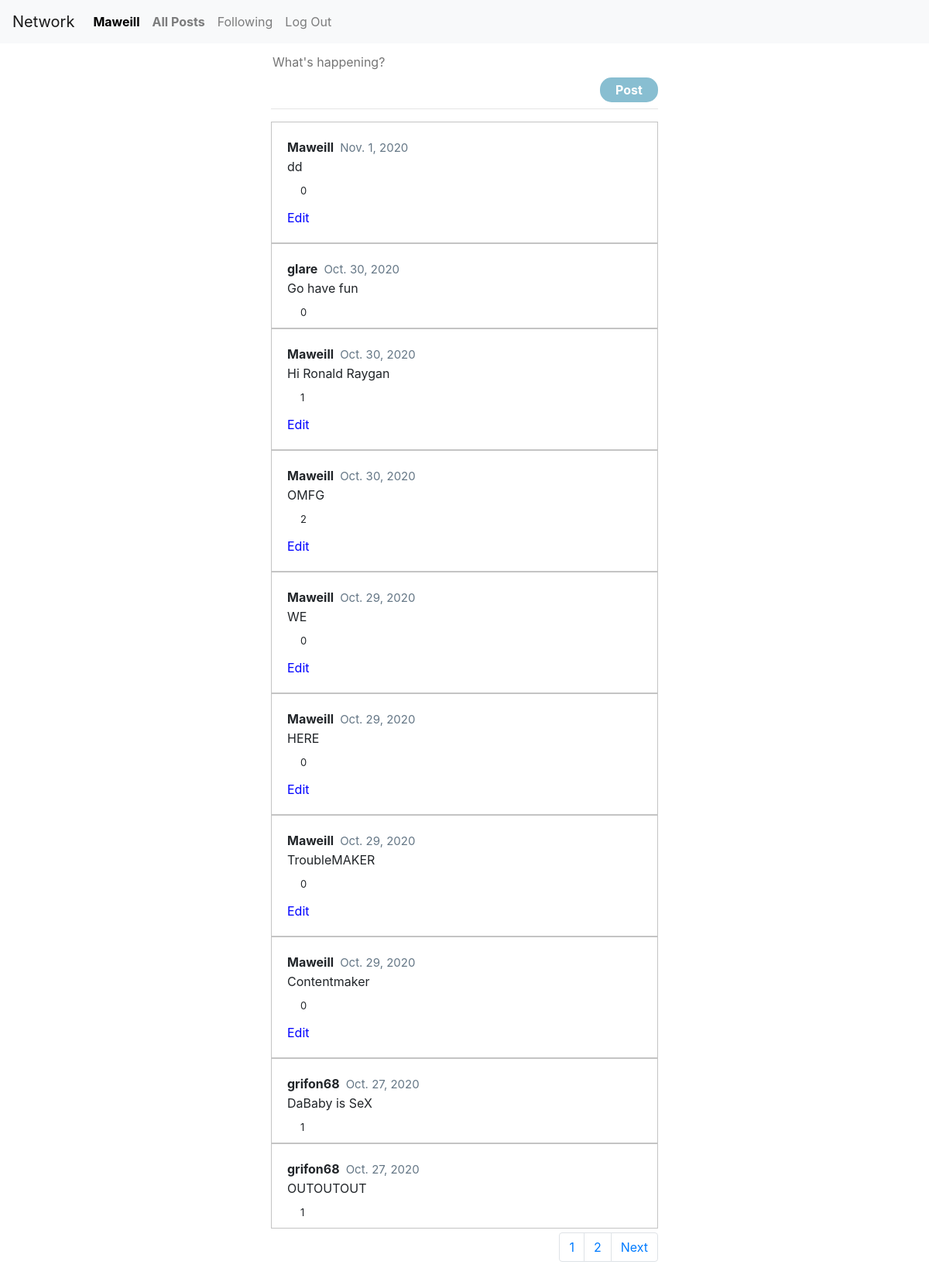
Page /1 (signed in) on the committed database.
### network/models.py (models this page shows, shortened)
class User(AbstractUser):
    pass

class Post(models.Model):
	user = models.ForeignKey(User, on_delete=models.CASCADE, related_name="posts")
	text = models.TextField(max_length=280)
	liked = models.ManyToManyField(User, blank=True, related_name="post_liked")
	created = models.DateTimeField(auto_now_add=True)

### network/views.py (the view)
# urls.py: path("<int:num>", views.index, name="index"),
def index(request, num):
    posts = Post.objects.all().order_by("-created")
    posts_pages = Paginator(posts, 10)
    current_page = posts_pages.page(num)
    now_date = datetime.now()
    return render(request, "network/index.html", {
        "posts": posts,
        "posts_pages": posts_pages,
        "current_page": current_page,
        "pages_number": range(1, posts_pages.num_pages + 1),
        })

### network/templates/network/index.html (shortened to what this page needs)
{% extends "network/layout.html" %}
{% load static %}
{% block body %}
	{% if user.is_authenticated %}
		<div id="new-post" onload="init();">
			<form id="create-post">
				<textarea id="new-post-content" name="content" placeholder="What's happening?" rows="1" autofocus></textarea><br>
				<button id="new-post-btn" type="submit">Post</button>
			</form>
		</div>
	{% endif %}
	<br><hr>
    {% for post in current_page %}
    	<div class="post">
    		{% if user.is_authenticated %}
	    		<p class="post-info"><a id="post-user" href="{% url 'profile' username=post.user num=1 %}">{{ post.user }}</a>  <span id="post-created">{{ post.created.date }}</span></p>
	    	{% else %}
	    		<p class="post-info"><a id="post-user" href="/login">{{ post.user }}</a>  <span id="post-created">{{ post.created.date }}</span></p>
	    	{% endif %}
    		<p class="post-content">{{ post.text }}</p>
    		{% if user.is_authenticated %}
    			<div class="heart" tabindex="-1"></div>
    		{% else %}
    			<a href="/login"><div class="heart" tabindex="-1"></div></a>
    		{% endif %}
    		<p class="post-liked">{{ post.liked.all.count }}</p>
    		{% if post.user == request.user %}
    			<p class="post-edit" ><span id="post-edit-btn">Edit</span></p>
    		{% endif %}
    	</div>
    {% endfor %}
    <nav aria-label="Page navigation example" style="float: right; margin-top: 5px;">
  		<ul class="pagination">
		    {% for number in pages_number %}
		    	<li class="page-item"><a class="page-link" href="{{number}}">{{number}}</a></li>
		    {% endfor %}
		    {% if current_page.has_next %}
			    <li class="page-item"><a class="page-link" href="{{current_page.next_page_number}}">Next</a></li>
			{% endif %}
  		</ul>
{% endblock %}

### network/templates/network/layout.html (shortened to what this page needs)
{% load static %}
<!DOCTYPE html>
<html lang="en">
    <head>
        <link rel="stylesheet" href="https://stackpath.bootstrapcdn.com/bootstrap/4.4.1/css/bootstrap.min.css">
        <link href="{% static 'network/styles.css' %}" rel="stylesheet">
    </head>
    <body>
        <nav class="navbar navbar-expand-lg navbar-light bg-light">
            <a class="navbar-brand" href="{% url 'index' num=1 %}">Network</a>
            <div>
              <ul class="navbar-nav mr-auto">
                {% if user.is_authenticated %}
                    <li class="nav-item">
                        <a class="nav-link" href="{% url 'profile' username=user.username num=1 %}" id="profile-btn">{{ user.username }}</a>
                    </li>
                {% endif %}
                <li class="nav-item">
                  <a class="nav-link" id="all_posts-btn" href="{% url 'index' num=1 %}">All Posts</a>
                </li>
                {% if user.is_authenticated %}
                    <li class="nav-item">
                        <a class="nav-link" id="following-btn" href="{% url 'following' num=1 %}">Following</a>
                    </li>
                    <li class="nav-item">
                        <a class="nav-link" href="{% url 'logout' %}">Log Out</a>
                    </li>
                {% endif %}
              </ul>
            </div>
          </nav>
        <div class="body">
            {% block body %}
            {% endblock %}
        </div>
    </body>
</html>

### network/static/network/styles.css (style rules this page uses)
a { color: inherit; }
#profile-btn { font-weight: bold; color: black; }
.body { padding: 10px; position: relative; display: table; margin-left: auto; margin-right: auto; }
.post { padding: 20px; width: 500px; border: 1px solid #c4c4c4; height: auto; }
.post > * { margin: 0px; }
.post-info { font-weight: bold; cursor: pointer; display: table; }
#post-user { margin-right: 8px; }
#post-edit-btn { color: blue; }
.post-edit { margin-top: 23px; }
#post-created { font-weight: normal; font-size: 15px; color: rgb(101, 119, 134); }
#new-post-content { width: 500px; height: auto; }
#new-post-content, #edit-area:focus { outline: none; }
.post-liked { font-size: 13px; margin-left: 17px; position: relative; top: 10px; }
.heart { cursor: pointer; background-image:url( 'https://abs.twimg.com/a/1446542199/img/t1/web_heart_animation.png'); background-position: left; background-repeat: no-repeat; background-size: 2900%; height: 40px; width: 50px; position: absolute; left: 13px; }
#new-post-btn, #edit-btn { border: none; border-radius: 15px; background-color: #ADD8E6; color: white; font-weight: bold; float: right; width: 15%; height: 32px; }
#new-post-btn, #edit-btn:hover:enabled { background-color: #88bed1; }
#new-post-btn, #edit-btn:focus { outline: none; }
#new-post-content { border: 0 none black; outline: none; resize: none; }

### network/templates/network/index.html (style rules this page uses)
#all_posts-btn { font-weight: bold; }

### rows in the picture
User: username "Maweill"
Post: user "Maweill", created "Nov. 1, 2020", text "dd", liked.all.count "0", shows "Edit"
Post: user "glare", created "Oct. 30, 2020", text "Go have fun", liked.all.count "0"
Post: user "Maweill", created "Oct. 30, 2020", text "Hi Ronald Raygan", liked.all.count "1", shows "Edit"
Post: user "Maweill", created "Oct. 30, 2020", text "OMFG", liked.all.count "2", shows "Edit"
Post: user "Maweill", created "Oct. 29, 2020", text "WE", liked.all.count "0", shows "Edit"
Post: user "Maweill", created "Oct. 29, 2020", text "HERE", liked.all.count "0", shows "Edit"
Post: user "Maweill", created "Oct. 29, 2020", text "TroubleMAKER", liked.all.count "0", shows "Edit"
Post: user "Maweill", created "Oct. 29, 2020", text "Contentmaker", liked.all.count "0", shows "Edit"
Post: user "grifon68", created "Oct. 27, 2020", text "DaBaby is SeX", liked.all.count "1"
Post: user "grifon68", created "Oct. 27, 2020", text "OUTOUTOUT", liked.all.count "1"

### other values in the picture
{{ number }} "1" "2"
